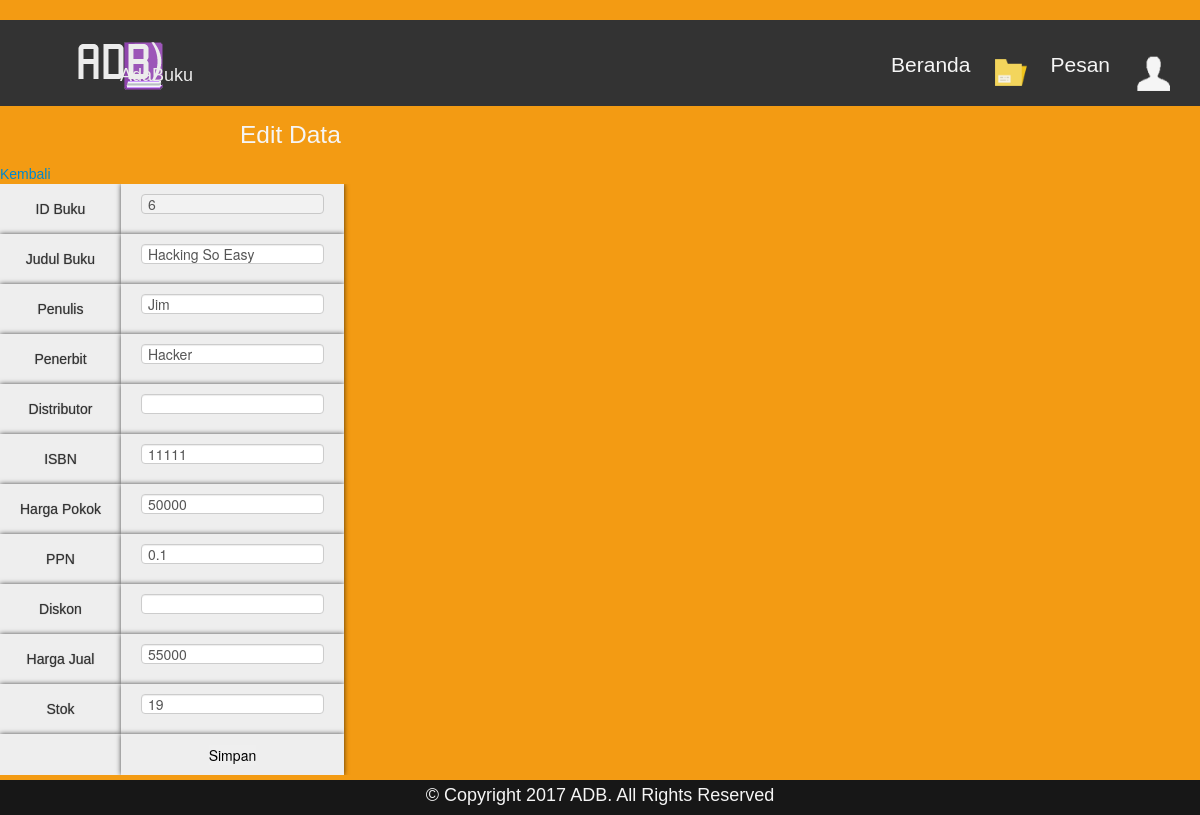
Page /kasir/edit-buku.php?id_buku=6 (signed in) on the committed database.
### tables this page shows
CREATE TABLE IF NOT EXISTS `buku` (
`id_buku` int(11) NOT NULL,
  `judul` varchar(20) NOT NULL,
  `penerbit` varchar(11) NOT NULL,
  `penulis` varchar(11) NOT NULL,
  `noisbn` varchar(20) NOT NULL,
  `picture` varchar(40) NOT NULL,
  `date` year(4) NOT NULL,
  `harga_pokok` varchar(20) NOT NULL,
  `ppn` varchar(20) NOT NULL,
  `diskon` varchar(20) NOT NULL,
  `harga_jual` varchar(20) NOT NULL,
  `stok` varchar(11) NOT NULL,
  `sisa` varchar(11) NOT NULL
);

### kasir/edit-buku.php (the view, shortened to what this page needs)
<?php
include"header-input&tampil.php";
?>
<link rel="stylesheet" type="text/css" href="../style/input-edit.css">
<h3>Edit Data</h3>
<a class="" href="tampil-buku.php">Kembali</a>
<?php
$id_buku=mysql_real_escape_string($_GET['id_buku']);
$det=mysql_query("select * from buku where id_buku='$id_buku'") or die(mysql_error());
while($d=mysql_fetch_array($det)){
?>
	<form action="update-buku.php" method="post">
		<table class="flat-table">
			<tbody>
				<tr>
					<td>ID Buku</td>
					<td><input type="text" class="input" name="id_buku" disabled readonly="readonly" value="<?php echo $d['id_buku'] ?>"></td>
				</tr>
				<tr>
					<td>Judul Buku</td>
					<td><input type="text" class="input" name="judul" value="<?php echo $d['judul'] ?>"></td>
				</tr>
				<tr>
					<td>Penulis</td>
					<td><input class="input" type="text" name="penulis" value="<?php echo $d['penulis'] ?>"></td>
				</tr>
				<tr>
					<td>Penerbit</td>
					<td><input  class="input" type="text" name="penerbit" value="<?php echo $d['penerbit'] ?>"></td>
				</tr>
				<tr>
					<td>Distributor</td>
					<td><input type="text" class="input" name="nama_distributor" value="<?php echo $d['nama_distributor'] ?>" ></td>
				</tr>
				<tr>
					<td>ISBN</td>
					<td><input class="input" type="text" name="noisbn" value="<?php echo $d['noisbn'] ?>"></td>
				</tr>
				<tr>
					<td>Harga Pokok</td>
					<td><input class="input" type="text" name="harga_pokok" value="<?php echo $d['harga_pokok'] ?>"></td>
				</tr>
				<tr>
					<td>PPN</td>
					<td><input class="input" type="text" name="ppn" value="<?php echo $d['ppn'] ?>"></td>
				</tr>
				<tr>
					<td>Diskon</td>
					<td><input class="input" type="text" name="diskon" value="<?php echo $d['diskon'] ?>"></td>
				</tr>
				<tr>
					<td>Harga Jual</td>
					<td><input class="input" type="text" name="harga_jual" value="<?php echo $d['harga_jual'] ?>"></td>
				</tr>
				<tr>
					<td>Stok</td>
					<td><input class="input" type="text" name="stok" value="<?php echo $d['stok'] ?>"></td>
				</tr>
				<tr>
					<td></td>
					<td><input type="submit" class="button" value="Simpan"></td>
				</tr>
			</tbody>
		</table>
		</form>
		<?php
}
?>
<?php include"footer.php"; ?>

### style/table.css (style rules this page uses)
.flat-table { display: block; font-family: sans-serif; -webkit-font-smoothing: antialiased; font-size: 100%; overflow: auto; width: 100%; text-align: center; height: auto; margin-left: 0px; font-family: 'Alegreya Sans', sans-serif; }
.flat-table td { background-color: #eeeeee; color: #333333; padding: 10px 20px; box-shadow: 0px 0px 5px rgba(0, 0, 0, 0.7); text-align: center; text-shadow: 0 0px 1px rgba(0, 0, 0, 0.5); }

### style/button.css (style rules this page uses)
a { text-decoration: none; }

### css/popup.css (style rules this page uses)
* { margin: 0; padding: 0; border: 1px solid black; }

### css/site.css (style rules this page uses)
body { padding-top:20px; padding-bottom:20px; }

### style/prime.css (style rules this page uses)
* { margin: 0; padding: 0; border: 0; }
body { background-color: #f39b13; color: #ffffff; font-family: 'Alegreya', sans-serif; margin: 0; margin-bottom: 0px; overflow: auto; max-width: 100%; }
h3 { font-size: 175%; line-height: 155%; font-weight: 400; color: #F5F5F5; }

### style/input-edit.css (style rules this page uses)
* { margin: 0px; padding: 0px; }
.input { -webkit-appearance:none; -moz-appearance:none; appearance:none; box-sizing:border-box; width:100%; margin:0 0 .9rem; padding:.6rem; background:#fff; border:1px solid #bbb; box-shadow:inset 0 1px 3px rgba(0,0,0,.05); border-radius:0; outline:none; resize:vertical; transition:border-color .3s ease; }
.input[disabled] { border-color:#c8c8c8; background-color:#f2f2f2; box-shadow:none; cursor:not-allowed }

### rows in the picture
buku: id_buku "6", judul "Hacking So Easy", penulis "Jim", penerbit "Hacker", noisbn "11111", harga_pokok "50000", ppn "0.1", harga_jual "55000", stok "19"
